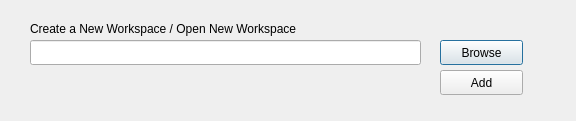
<?xml version="1.0" encoding="UTF-8"?>
<ui version="4.0">
 <class>OpenWorkspaceDialog</class>
 <widget class="QDialog" name="OpenWorkspaceDialog">
  <property name="geometry">
   <rect>
    <x>0</x>
    <y>0</y>
    <width>576</width>
    <height>121</height>
   </rect>
  </property>
  <property name="minimumSize">
   <size>
    <width>576</width>
    <height>121</height>
   </size>
  </property>
  <property name="windowTitle">
   <string/>
  </property>
  <widget class="QLabel" name="label">
   <property name="geometry">
    <rect>
     <x>30</x>
     <y>20</y>
     <width>411</width>
     <height>17</height>
    </rect>
   </property>
   <property name="text">
    <string>Create a New Workspace / Open New Workspace</string>
   </property>
  </widget>
  <widget class="QLineEdit" name="linePath">
   <property name="geometry">
    <rect>
     <x>30</x>
     <y>40</y>
     <width>391</width>
     <height>25</height>
    </rect>
   </property>
  </widget>
  <widget class="QPushButton" name="browseButton">
   <property name="geometry">
    <rect>
     <x>440</x>
     <y>40</y>
     <width>83</width>
     <height>25</height>
    </rect>
   </property>
   <property name="text">
    <string>Browse</string>
   </property>
  </widget>
  <widget class="QPushButton" name="addButton">
   <property name="geometry">
    <rect>
     <x>440</x>
     <y>70</y>
     <width>83</width>
     <height>25</height>
    </rect>
   </property>
   <property name="text">
    <string>Add</string>
   </property>
  </widget>
 </widget>
 <resources/>
 <connections/>
</ui>
